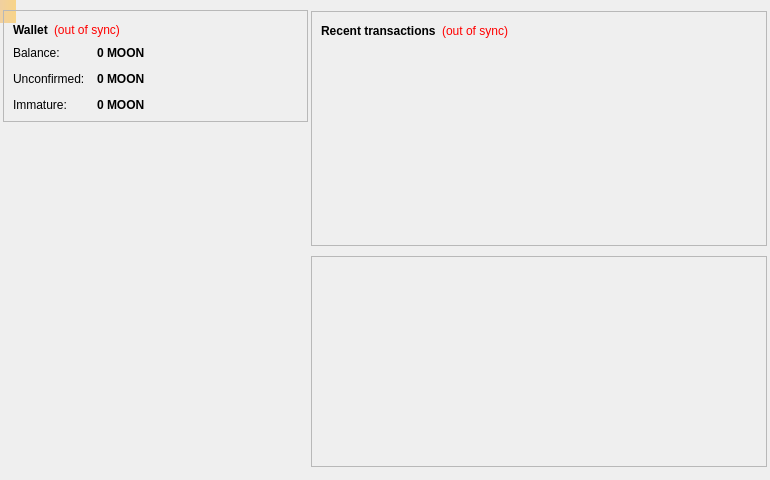
<?xml version="1.0" encoding="UTF-8"?>
<ui version="4.0">
 <class>OverviewPage</class>
 <widget class="QWidget" name="OverviewPage">
  <property name="geometry">
   <rect>
    <x>0</x>
    <y>0</y>
    <width>770</width>
    <height>480</height>
   </rect>
  </property>
  <property name="minimumSize">
   <size>
    <width>770</width>
    <height>480</height>
   </size>
  </property>
  <property name="windowTitle">
   <string>Form</string>
  </property>
  <widget class="QLabel" name="labelAlerts">
   <property name="geometry">
    <rect>
     <x>0</x>
     <y>0</y>
     <width>16</width>
     <height>23</height>
    </rect>
   </property>
   <property name="visible">
    <bool>false</bool>
   </property>
   <property name="styleSheet">
    <string notr="true">background-color: qlineargradient(x1: 0, y1: 0, x2: 1, y2: 0, stop:0 #F0D0A0, stop:1 #F8D488); color:#000000;</string>
   </property>
   <property name="wordWrap">
    <bool>true</bool>
   </property>
   <property name="margin">
    <number>3</number>
   </property>
  </widget>
  <widget class="QFrame" name="diffplotframe">
   <property name="geometry">
    <rect>
     <x>311</x>
     <y>256</y>
     <width>456</width>
     <height>211</height>
    </rect>
   </property>
   <property name="frameShape">
    <enum>QFrame::StyledPanel</enum>
   </property>
   <property name="frameShadow">
    <enum>QFrame::Raised</enum>
   </property>
   <layout class="QVBoxLayout" name="verticalLayout_3">
    <property name="leftMargin">
     <number>1</number>
    </property>
    <property name="topMargin">
     <number>1</number>
    </property>
    <property name="rightMargin">
     <number>1</number>
    </property>
    <property name="bottomMargin">
     <number>1</number>
    </property>
    <item>
     <layout class="QHBoxLayout" name="horizontalLayout_3">
      <item>
       <widget class="QCustomPlot" name="diffplot" native="true">
        <property name="minimumSize">
         <size>
          <width>450</width>
          <height>200</height>
         </size>
        </property>
       </widget>
      </item>
     </layout>
    </item>
   </layout>
  </widget>
  <widget class="QWidget" name="layoutWidget">
   <property name="geometry">
    <rect>
     <x>-3</x>
     <y>10</y>
     <width>311</width>
     <height>458</height>
    </rect>
   </property>
   <layout class="QVBoxLayout" name="verticalLayout_2">
    <property name="leftMargin">
     <number>6</number>
    </property>
    <item>
     <widget class="QFrame" name="frame">
      <property name="frameShape">
       <enum>QFrame::StyledPanel</enum>
      </property>
      <property name="frameShadow">
       <enum>QFrame::Raised</enum>
      </property>
      <layout class="QVBoxLayout" name="verticalLayout_4">
       <item>
        <layout class="QHBoxLayout" name="horizontalLayout_4">
         <item>
          <widget class="QLabel" name="label_5">
           <property name="font">
            <font>
             <weight>75</weight>
             <bold>true</bold>
            </font>
           </property>
           <property name="text">
            <string>Wallet</string>
           </property>
          </widget>
         </item>
         <item>
          <widget class="QLabel" name="labelWalletStatus">
           <property name="toolTip">
            <string>The displayed information may be out of date. Your wallet automatically synchronizes with the Mooncoin network after a connection is established, but this process has not completed yet.</string>
           </property>
           <property name="styleSheet">
            <string notr="true">QLabel { color: red; }</string>
           </property>
           <property name="text">
            <string notr="true">(out of sync)</string>
           </property>
           <property name="alignment">
            <set>Qt::AlignLeading|Qt::AlignLeft|Qt::AlignVCenter</set>
           </property>
          </widget>
         </item>
         <item>
          <spacer name="horizontalSpacer_2">
           <property name="orientation">
            <enum>Qt::Horizontal</enum>
           </property>
           <property name="sizeHint" stdset="0">
            <size>
             <width>40</width>
             <height>20</height>
            </size>
           </property>
          </spacer>
         </item>
        </layout>
       </item>
       <item>
        <layout class="QFormLayout" name="formLayout_2">
         <property name="fieldGrowthPolicy">
          <enum>QFormLayout::AllNonFixedFieldsGrow</enum>
         </property>
         <property name="horizontalSpacing">
          <number>12</number>
         </property>
         <property name="verticalSpacing">
          <number>12</number>
         </property>
         <item row="0" column="0">
          <widget class="QLabel" name="label">
           <property name="text">
            <string>Balance:</string>
           </property>
          </widget>
         </item>
         <item row="0" column="1">
          <widget class="QLabel" name="labelBalance">
           <property name="font">
            <font>
             <weight>75</weight>
             <bold>true</bold>
            </font>
           </property>
           <property name="cursor">
            <cursorShape>IBeamCursor</cursorShape>
           </property>
           <property name="toolTip">
            <string>Your current balance</string>
           </property>
           <property name="text">
            <string notr="true">0 MOON</string>
           </property>
           <property name="textInteractionFlags">
            <set>Qt::LinksAccessibleByMouse|Qt::TextSelectableByKeyboard|Qt::TextSelectableByMouse</set>
           </property>
          </widget>
         </item>
         <item row="1" column="0">
          <widget class="QLabel" name="label_3">
           <property name="text">
            <string>Unconfirmed:</string>
           </property>
          </widget>
         </item>
         <item row="1" column="1">
          <widget class="QLabel" name="labelUnconfirmed">
           <property name="font">
            <font>
             <weight>75</weight>
             <bold>true</bold>
            </font>
           </property>
           <property name="cursor">
            <cursorShape>IBeamCursor</cursorShape>
           </property>
           <property name="toolTip">
            <string>Total of transactions that have yet to be confirmed, and do not yet count toward the current balance</string>
           </property>
           <property name="text">
            <string notr="true">0 MOON</string>
           </property>
           <property name="textInteractionFlags">
            <set>Qt::LinksAccessibleByMouse|Qt::TextSelectableByKeyboard|Qt::TextSelectableByMouse</set>
           </property>
          </widget>
         </item>
         <item row="2" column="0">
          <widget class="QLabel" name="labelImmatureText">
           <property name="text">
            <string>Immature:</string>
           </property>
          </widget>
         </item>
         <item row="2" column="1">
          <widget class="QLabel" name="labelImmature">
           <property name="font">
            <font>
             <weight>75</weight>
             <bold>true</bold>
            </font>
           </property>
           <property name="toolTip">
            <string>Mined balance that has not yet matured</string>
           </property>
           <property name="text">
            <string notr="true">0 MOON</string>
           </property>
           <property name="textInteractionFlags">
            <set>Qt::LinksAccessibleByMouse|Qt::TextSelectableByKeyboard|Qt::TextSelectableByMouse</set>
           </property>
          </widget>
         </item>
        </layout>
       </item>
      </layout>
     </widget>
    </item>
    <item>
     <spacer name="verticalSpacer">
      <property name="orientation">
       <enum>Qt::Vertical</enum>
      </property>
      <property name="sizeHint" stdset="0">
       <size>
        <width>20</width>
        <height>40</height>
       </size>
      </property>
     </spacer>
    </item>
    <item>
     <widget class="QLabel" name="label_wallet_bgcoin">
      <property name="text">
       <string/>
      </property>
      <property name="pixmap">
       <pixmap resource="../bitcoin.qrc">:/images/wallet_bgcoin</pixmap>
      </property>
      <property name="scaledContents">
       <bool>false</bool>
      </property>
      <property name="alignment">
       <set>Qt::AlignCenter</set>
      </property>
      <property name="margin">
       <number>-2</number>
      </property>
     </widget>
    </item>
    <item>
     <widget class="QLabel" name="label_6">
      <property name="text">
       <string/>
      </property>
     </widget>
    </item>
   </layout>
  </widget>
  <widget class="QFrame" name="frame_2">
   <property name="geometry">
    <rect>
     <x>311</x>
     <y>11</y>
     <width>456</width>
     <height>235</height>
    </rect>
   </property>
   <property name="frameShape">
    <enum>QFrame::StyledPanel</enum>
   </property>
   <property name="frameShadow">
    <enum>QFrame::Raised</enum>
   </property>
   <layout class="QVBoxLayout" name="verticalLayout">
    <item>
     <layout class="QHBoxLayout" name="horizontalLayout_2">
      <item>
       <widget class="QLabel" name="label_4">
        <property name="text">
         <string>&lt;b&gt;Recent transactions&lt;/b&gt;</string>
        </property>
       </widget>
      </item>
      <item>
       <widget class="QLabel" name="labelTransactionsStatus">
        <property name="toolTip">
         <string>The displayed information may be out of date. Your wallet automatically synchronizes with the Mooncoin network after a connection is established, but this process has not completed yet.</string>
        </property>
        <property name="styleSheet">
         <string notr="true">QLabel { color: red; }</string>
        </property>
        <property name="text">
         <string notr="true">(out of sync)</string>
        </property>
        <property name="alignment">
         <set>Qt::AlignRight|Qt::AlignTrailing|Qt::AlignVCenter</set>
        </property>
       </widget>
      </item>
      <item>
       <spacer name="horizontalSpacer">
        <property name="orientation">
         <enum>Qt::Horizontal</enum>
        </property>
        <property name="sizeHint" stdset="0">
         <size>
          <width>40</width>
          <height>20</height>
         </size>
        </property>
       </spacer>
      </item>
     </layout>
    </item>
    <item>
     <widget class="QListView" name="listTransactions">
      <property name="styleSheet">
       <string notr="true">QListView { background: transparent; }</string>
      </property>
      <property name="frameShape">
       <enum>QFrame::NoFrame</enum>
      </property>
      <property name="verticalScrollBarPolicy">
       <enum>Qt::ScrollBarAlwaysOff</enum>
      </property>
      <property name="horizontalScrollBarPolicy">
       <enum>Qt::ScrollBarAlwaysOff</enum>
      </property>
      <property name="selectionMode">
       <enum>QAbstractItemView::NoSelection</enum>
      </property>
     </widget>
    </item>
   </layout>
  </widget>
 </widget>
 <customwidgets>
  <customwidget>
   <class>QCustomPlot</class>
   <extends>QWidget</extends>
   <header>qt/qcustomplot.h</header>
   <container>1</container>
  </customwidget>
 </customwidgets>
 <resources>
  <include location="../bitcoin.qrc"/>
 </resources>
 <connections/>
</ui>
